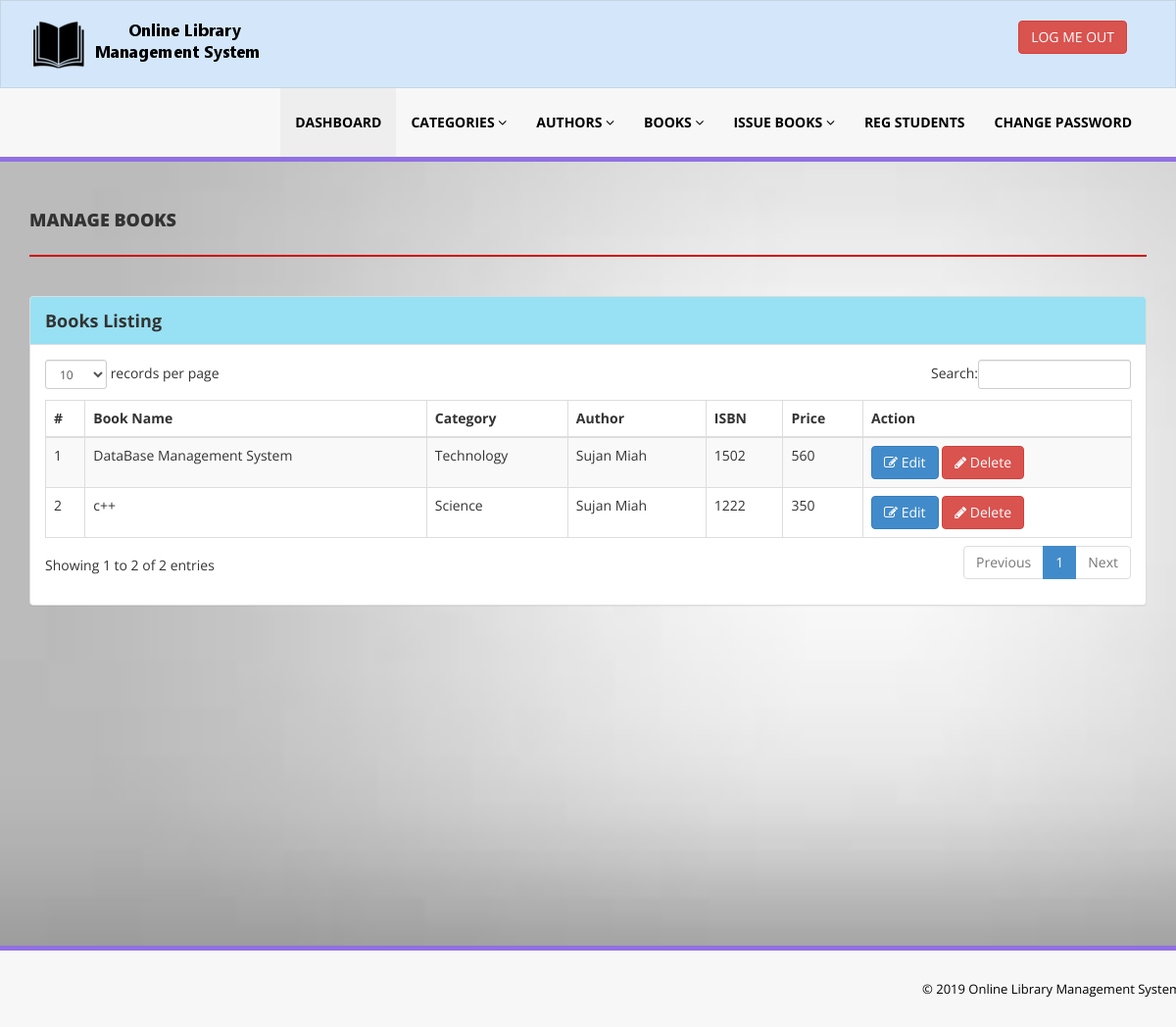
The app's page /library/admin/manage-books.php (signed in) with its own data.
### tables this page shows
CREATE TABLE `tblbooks` (
  `id` int(11) NOT NULL,
  `BookName` varchar(255) DEFAULT NULL,
  `CatId` int(11) DEFAULT NULL,
  `AuthorId` int(11) DEFAULT NULL,
  `ISBNNumber` int(11) DEFAULT NULL,
  `BookPrice` int(11) DEFAULT NULL,
  `RegDate` timestamp NULL DEFAULT CURRENT_TIMESTAMP,
  `UpdationDate` timestamp NULL DEFAULT NULL ON UPDATE CURRENT_TIMESTAMP
);

CREATE TABLE `tblcategory` (
  `id` int(11) NOT NULL,
  `CategoryName` varchar(150) DEFAULT NULL,
  `Status` int(1) DEFAULT NULL,
  `CreationDate` timestamp NULL DEFAULT CURRENT_TIMESTAMP,
  `UpdationDate` timestamp NULL DEFAULT '0000-00-00 00:00:00' ON UPDATE CURRENT_TIMESTAMP
);

CREATE TABLE `tblauthors` (
  `id` int(11) NOT NULL,
  `AuthorName` varchar(159) DEFAULT NULL,
  `creationDate` timestamp NULL DEFAULT CURRENT_TIMESTAMP,
  `UpdationDate` timestamp NULL DEFAULT NULL ON UPDATE CURRENT_TIMESTAMP
);

### library/admin/manage-books.php (the view, shortened to what this page needs)
<?php
include('includes/config.php');
if(strlen($_SESSION['alogin'])==0)
    {
header('location:index.php');
}
else{
    ?>
<!DOCTYPE html>
<html xmlns="http://www.w3.org/1999/xhtml">
<head>
    <link href="assets/css/bootstrap.css" rel="stylesheet" />
    <link href="assets/css/font-awesome.css" rel="stylesheet" />
    <link href="assets/js/dataTables/dataTables.bootstrap.css" rel="stylesheet" />
    <link href="assets/css/style.css" rel="stylesheet" />
</head>
<body>
<?php include('includes/header.php');?>
    <div class="content-wrapper">
         <div class="container">
        <div class="row pad-botm">
            <div class="col-md-12">
                <h4 class="header-line">Manage Books</h4>
    </div>
     <div class="row">
</div>
        </div>
            <div class="row">
                <div class="col-md-12">
                    <div class="panel panel-default">
                        <div class="panel-heading">
                           Books Listing
                        </div>
                        <div class="panel-body">
                            <div class="table-responsive">
                                <table class="table table-striped table-bordered table-hover" id="dataTables-example">
                                    <thead>
                                        <tr>
                                            <th>#</th>
                                            <th>Book Name</th>
                                            <th>Category</th>
                                            <th>Author</th>
                                            <th>ISBN</th>
                                            <th>Price</th>
                                            <th>Action</th>
                                        </tr>
                                    </thead>
                                    <tbody>
<?php $sql = "SELECT tblbooks.BookName,tblcategory.CategoryName,tblauthors.AuthorName,tblbooks.ISBNNumber,tblbooks.BookPrice,tblbooks.id as bookid from  tblbooks join tblcategory on tblcategory.id=tblbooks.CatId join tblauthors on tblauthors.id=tblbooks.AuthorId";
$query = $dbh -> prepare($sql);
$query->execute();
$results=$query->fetchAll(PDO::FETCH_OBJ);
$cnt=1;
if($query->rowCount() > 0)
{
foreach($results as $result)
{               ?>
                                        <tr class="odd gradeX">
                                            <td class="center"><?php echo htmlentities($cnt);?></td>
                                            <td class="center"><?php echo htmlentities($result->BookName);?></td>
                                            <td class="center"><?php echo htmlentities($result->CategoryName);?></td>
                                            <td class="center"><?php echo htmlentities($result->AuthorName);?></td>
                                            <td class="center"><?php echo htmlentities($result->ISBNNumber);?></td>
                                            <td class="center"><?php echo htmlentities($result->BookPrice);?></td>
                                            <td class="center">
                                            <a href="edit-book.php?bookid=<?php echo htmlentities($result->bookid);?>"><button class="btn btn-primary"><i class="fa fa-edit "></i> Edit</button>
                                          <a href="manage-books.php?del=<?php echo htmlentities($result->bookid);?>" onclick="return confirm('Are you sure you want to delete?');"" >  <button class="btn btn-danger"><i class="fa fa-pencil"></i> Delete</button>
                                            </td>
                                        </tr>
 <?php $cnt=$cnt+1;}} ?>
                                    </tbody>
                                </table>
                            </div>
                        </div>
                    </div>
                </div>
            </div>
    </div>
    </div>
  <?php include('includes/footer.php');?>
</body>
</html>
<?php } ?>

### library/admin/assets/css/style.css (style rules this page uses)
.content-wrapper { padding-top: 40px; min-height:800px; padding-bottom:90px; background-image: url(../img/6.jpg); background-repeat: no-repeat; background-size: cover; background-attachment: fixed; }
.header-line { font-weight:900; padding-bottom:25px; border-bottom:2px solid #d00c0c; text-transform:uppercase; }
.pad-botm { padding-bottom:30px; }

### records on screen
tblbooks: BookName "DataBase Management System", tblcategory.CategoryName "Technology", AuthorId.AuthorName "Sujan Miah", ISBNNumber "1502", BookPrice "560"
tblbooks: BookName "c++", tblcategory.CategoryName "Science", AuthorId.AuthorName "Sujan Miah", ISBNNumber "1222", BookPrice "350"
